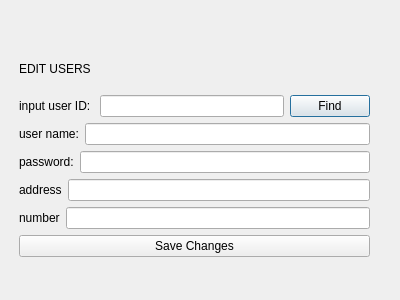
<?xml version="1.0" encoding="UTF-8"?>
<ui version="4.0">
 <class>editUser</class>
 <widget class="QDialog" name="editUser">
  <property name="geometry">
   <rect>
    <x>0</x>
    <y>0</y>
    <width>400</width>
    <height>300</height>
   </rect>
  </property>
  <property name="windowTitle">
   <string>Edit Users</string>
  </property>
  <widget class="QWidget" name="verticalLayoutWidget">
   <property name="geometry">
    <rect>
     <x>19</x>
     <y>49</y>
     <width>351</width>
     <height>208</height>
    </rect>
   </property>
   <layout class="QVBoxLayout" name="verticalLayout">
    <item>
     <widget class="QLabel" name="label_6">
      <property name="text">
       <string>EDIT USERS</string>
      </property>
     </widget>
    </item>
    <item>
     <layout class="QHBoxLayout" name="horizontalLayout">
      <item>
       <widget class="QLabel" name="label">
        <property name="text">
         <string>input user ID: </string>
        </property>
       </widget>
      </item>
      <item>
       <widget class="QLineEdit" name="lineEdit_find_ID">
        <property name="inputMethodHints">
         <set>Qt::ImhDigitsOnly</set>
        </property>
       </widget>
      </item>
      <item>
       <widget class="QPushButton" name="pushButton_find_ID">
        <property name="text">
         <string>Find</string>
        </property>
       </widget>
      </item>
     </layout>
    </item>
    <item>
     <layout class="QHBoxLayout" name="horizontalLayout_2">
      <item>
       <widget class="QLabel" name="label_2">
        <property name="text">
         <string>user name:</string>
        </property>
       </widget>
      </item>
      <item>
       <widget class="QLineEdit" name="lineEdit_name"/>
      </item>
     </layout>
    </item>
    <item>
     <layout class="QHBoxLayout" name="horizontalLayout_3">
      <item>
       <widget class="QLabel" name="label_3">
        <property name="text">
         <string>password:</string>
        </property>
       </widget>
      </item>
      <item>
       <widget class="QLineEdit" name="lineEdit_password"/>
      </item>
     </layout>
    </item>
    <item>
     <layout class="QHBoxLayout" name="horizontalLayout_4">
      <item>
       <widget class="QLabel" name="label_4">
        <property name="text">
         <string>address</string>
        </property>
       </widget>
      </item>
      <item>
       <widget class="QLineEdit" name="lineEdit_address"/>
      </item>
     </layout>
    </item>
    <item>
     <layout class="QHBoxLayout" name="horizontalLayout_5">
      <item>
       <widget class="QLabel" name="label_5">
        <property name="text">
         <string>number</string>
        </property>
       </widget>
      </item>
      <item>
       <widget class="QLineEdit" name="lineEdit_number"/>
      </item>
     </layout>
    </item>
    <item>
     <widget class="QPushButton" name="pushButton_save_changes">
      <property name="text">
       <string>Save Changes</string>
      </property>
     </widget>
    </item>
   </layout>
  </widget>
 </widget>
 <resources/>
 <connections/>
</ui>
